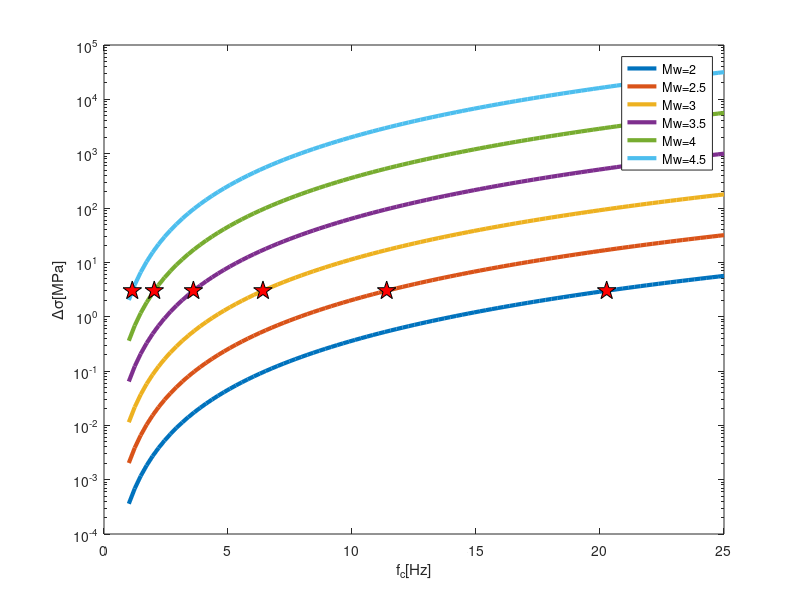

Here is the MATLAB script that generated this plot: (Note: this script raises an error after producing the figure.)
clear all
close all

beta = 3600;
kappa= 0.32;

Mw   = 2.0:0.5:4.5;
M0   = 10.^(1.5.*Mw +9.1);
f    = linspace(1,25,101);

figure

for k = 1:numel(M0)
    stress =  (M0(k)*(7/16)*(f/(kappa*beta)).^3)/1e6;
    fc(k)  =  ((16/7)*3e6/M0(k))^(1/3)*kappa*beta;
    semilogy(f,stress,'linewidth',3)
    hold all
    plot(fc(k),3,'kp','markersize',14, 'handlevisibility','off','MarkerFaceColor','r')
end
legend(['Mw=' num2str(Mw(1))], ['Mw=' num2str(Mw(2))], ['Mw=' num2str(Mw(3))],['Mw=' num2str(Mw(4))], ['Mw=' num2str(Mw(5))],['Mw=' num2str(Mw(6))])
%legend(['Mw=' num2str(Mw(1))], ['Mw=' num2str(Mw(2))], ['Mw=' num2str(Mw(3))],['Mw=' num2str(Mw(4))])
xlabel('f_c[Hz]')
ylabel('\Delta\sigma[MPa]')
fontsize(14)
grid

figure
setwin([86 241 1188 516])
f    = linspace(1,50,101);
fc   = [1 5 10 15];

for k = 1:numel(fc)
    subplot(1,3,1)
    loglog(f,1./(1+(f/fc(k)).^2), 'linewidth',2)
    hold all
    subplot(1,3,2)
    loglog(f,2*pi*f./(1+(f/fc(k)).^2), 'linewidth',2)
    hold all
    subplot(1,3,3)
    loglog(f,(2*pi*f).^2./(1+(f/fc(k)).^2), 'linewidth',2)
    hold all
end
subplot(1,3,1)
legend('fc=1Hz', 'fc=5Hz','fc=10Hz','fc=15Hz')
grid()

subplot(1,3,2)
legend('fc=1Hz', 'fc=5Hz','fc=10Hz','fc=15Hz')
grid()

subplot(1,3,3)
legend('fc=1Hz', 'fc=5Hz','fc=10Hz','fc=15Hz')
grid()